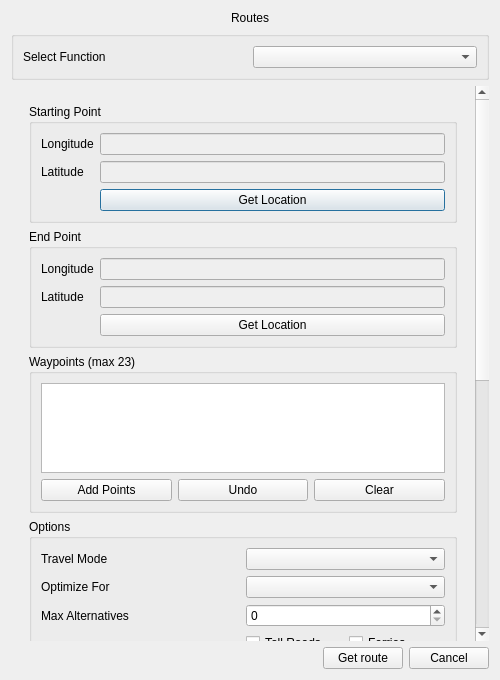
<?xml version="1.0" encoding="UTF-8"?>
<ui version="4.0">
 <class>Dialog</class>
 <widget class="QDialog" name="Dialog">
  <property name="geometry">
   <rect>
    <x>0</x>
    <y>0</y>
    <width>500</width>
    <height>680</height>
   </rect>
  </property>
  <property name="minimumSize">
   <size>
    <width>500</width>
    <height>0</height>
   </size>
  </property>
  <property name="windowTitle">
   <string>Routes</string>
  </property>
  <layout class="QVBoxLayout" name="verticalLayout">
   <item>
    <widget class="QLabel" name="main_label">
     <property name="text">
      <string>Routes</string>
     </property>
     <property name="alignment">
      <set>Qt::AlignCenter</set>
     </property>
     <property name="openExternalLinks">
      <bool>true</bool>
     </property>
    </widget>
   </item>
   <item>
    <widget class="QGroupBox" name="groupBox">
     <property name="title">
      <string/>
     </property>
     <layout class="QGridLayout" name="functionLayout">
      <item row="0" column="0">
       <widget class="QLabel" name="routes_label">
        <property name="text">
         <string>Select Function</string>
        </property>
       </widget>
      </item>
      <item row="0" column="1">
       <widget class="QComboBox" name="routes_comboBox"/>
      </item>
     </layout>
    </widget>
   </item>
   <item>
    <widget class="QScrollArea" name="scrollArea">
     <property name="widgetResizable">
      <bool>true</bool>
     </property>
     <property name="horizontalScrollBarPolicy">
      <enum>Qt::ScrollBarAlwaysOff</enum>
     </property>
     <property name="frameShape">
      <enum>QFrame::NoFrame</enum>
     </property>
     <widget class="QWidget" name="scrollAreaContents">
      <layout class="QVBoxLayout" name="scrollLayout">
       <item>
        <widget class="QStackedWidget" name="params_stackedWidget">
         <widget class="QWidget" name="page_calculate_routes">
          <layout class="QVBoxLayout" name="calculateRoutesLayout">
           <item>
            <widget class="QGroupBox" name="st_groupBox">
             <property name="title">
              <string>Starting Point</string>
             </property>
             <layout class="QGridLayout" name="stLayout">
              <item row="0" column="0">
               <widget class="QLabel" name="st_lon_label">
                <property name="text">
                 <string>Longitude</string>
                </property>
               </widget>
              </item>
              <item row="0" column="1">
               <widget class="QLineEdit" name="st_lon_lineEdit">
                <property name="enabled">
                 <bool>false</bool>
                </property>
               </widget>
              </item>
              <item row="1" column="0">
               <widget class="QLabel" name="st_lat_label">
                <property name="text">
                 <string>Latitude</string>
                </property>
               </widget>
              </item>
              <item row="1" column="1">
               <widget class="QLineEdit" name="st_lat_lineEdit">
                <property name="enabled">
                 <bool>false</bool>
                </property>
               </widget>
              </item>
              <item row="2" column="1">
               <widget class="QPushButton" name="st_button_click">
                <property name="text">
                 <string>Get Location</string>
                </property>
               </widget>
              </item>
             </layout>
            </widget>
           </item>
           <item>
            <widget class="QGroupBox" name="ed_groupBox">
             <property name="title">
              <string>End Point</string>
             </property>
             <layout class="QGridLayout" name="edLayout">
              <item row="0" column="0">
               <widget class="QLabel" name="ed_lon_label">
                <property name="text">
                 <string>Longitude</string>
                </property>
               </widget>
              </item>
              <item row="0" column="1">
               <widget class="QLineEdit" name="ed_lon_lineEdit">
                <property name="enabled">
                 <bool>false</bool>
                </property>
               </widget>
              </item>
              <item row="1" column="0">
               <widget class="QLabel" name="ed_lat_label">
                <property name="text">
                 <string>Latitude</string>
                </property>
               </widget>
              </item>
              <item row="1" column="1">
               <widget class="QLineEdit" name="ed_lat_lineEdit">
                <property name="enabled">
                 <bool>false</bool>
                </property>
               </widget>
              </item>
              <item row="2" column="1">
               <widget class="QPushButton" name="ed_button_click">
                <property name="text">
                 <string>Get Location</string>
                </property>
               </widget>
              </item>
             </layout>
            </widget>
           </item>
           <item>
            <widget class="QGroupBox" name="wp_groupBox">
             <property name="title">
              <string>Waypoints (max 23)</string>
             </property>
             <layout class="QGridLayout" name="wpLayout">
              <item row="0" column="0" colspan="3">
               <widget class="QListWidget" name="waypoints_listWidget">
                <property name="maximumSize">
                 <size>
                  <width>16777215</width>
                  <height>90</height>
                 </size>
                </property>
               </widget>
              </item>
              <item row="1" column="0">
               <widget class="QPushButton" name="wp_button_click">
                <property name="text">
                 <string>Add Points</string>
                </property>
               </widget>
              </item>
              <item row="1" column="1">
               <widget class="QPushButton" name="wp_button_undo">
                <property name="text">
                 <string>Undo</string>
                </property>
               </widget>
              </item>
              <item row="1" column="2">
               <widget class="QPushButton" name="wp_button_clear">
                <property name="text">
                 <string>Clear</string>
                </property>
               </widget>
              </item>
             </layout>
            </widget>
           </item>
           <item>
            <widget class="QGroupBox" name="rt_options_groupBox">
             <property name="title">
              <string>Options</string>
             </property>
             <layout class="QGridLayout" name="rtOptionsLayout">
              <item row="0" column="0">
               <widget class="QLabel" name="travelmode_label">
                <property name="text">
                 <string>Travel Mode</string>
                </property>
               </widget>
              </item>
              <item row="0" column="1">
               <widget class="QComboBox" name="travelmode_comboBox"/>
              </item>
              <item row="1" column="0">
               <widget class="QLabel" name="optimizefor_label">
                <property name="text">
                 <string>Optimize For</string>
                </property>
               </widget>
              </item>
              <item row="1" column="1">
               <widget class="QComboBox" name="optimizefor_comboBox"/>
              </item>
              <item row="2" column="0">
               <widget class="QLabel" name="alternatives_label">
                <property name="text">
                 <string>Max Alternatives</string>
                </property>
               </widget>
              </item>
              <item row="2" column="1">
               <widget class="QSpinBox" name="alternatives_spinBox">
                <property name="minimum">
                 <number>0</number>
                </property>
                <property name="maximum">
                 <number>5</number>
                </property>
               </widget>
              </item>
              <item row="3" column="0">
               <widget class="QLabel" name="avoid_label">
                <property name="text">
                 <string>Avoid</string>
                </property>
               </widget>
              </item>
              <item row="3" column="1">
               <layout class="QGridLayout" name="avoidLayout">
                <item row="0" column="0">
                 <widget class="QCheckBox" name="avoid_tollroads_checkBox">
                  <property name="text">
                   <string>Toll Roads</string>
                  </property>
                 </widget>
                </item>
                <item row="0" column="1">
                 <widget class="QCheckBox" name="avoid_ferries_checkBox">
                  <property name="text">
                   <string>Ferries</string>
                  </property>
                 </widget>
                </item>
                <item row="1" column="0">
                 <widget class="QCheckBox" name="avoid_tunnels_checkBox">
                  <property name="text">
                   <string>Tunnels</string>
                  </property>
                 </widget>
                </item>
                <item row="1" column="1">
                 <widget class="QCheckBox" name="avoid_highways_checkBox">
                  <property name="text">
                   <string>Highways</string>
                  </property>
                 </widget>
                </item>
                <item row="2" column="0">
                 <widget class="QCheckBox" name="avoid_dirtroads_checkBox">
                  <property name="text">
                   <string>Dirt Roads</string>
                  </property>
                 </widget>
                </item>
                <item row="2" column="1">
                 <widget class="QCheckBox" name="avoid_uturns_checkBox">
                  <property name="text">
                   <string>U-Turns</string>
                  </property>
                 </widget>
                </item>
               </layout>
              </item>
              <item row="4" column="0" colspan="2">
               <widget class="QCheckBox" name="rt_summary_checkBox">
                <property name="text">
                 <string>Add route summary table</string>
                </property>
               </widget>
              </item>
             </layout>
            </widget>
           </item>
           <item>
            <widget class="QGroupBox" name="time_groupBox">
             <property name="title">
              <string>Time</string>
             </property>
             <layout class="QGridLayout" name="timeLayout">
              <item row="0" column="0">
               <widget class="QRadioButton" name="time_none_radioButton">
                <property name="text">
                 <string>Not specified</string>
                </property>
                <property name="checked">
                 <bool>true</bool>
                </property>
               </widget>
              </item>
              <item row="0" column="1">
               <widget class="QRadioButton" name="time_departnow_radioButton">
                <property name="text">
                 <string>Depart now</string>
                </property>
               </widget>
              </item>
              <item row="1" column="0">
               <widget class="QRadioButton" name="time_departure_radioButton">
                <property name="text">
                 <string>Departure time</string>
                </property>
               </widget>
              </item>
              <item row="1" column="1">
               <widget class="QRadioButton" name="time_arrival_radioButton">
                <property name="text">
                 <string>Arrival time</string>
                </property>
               </widget>
              </item>
              <item row="2" column="0" colspan="2">
               <widget class="QDateTimeEdit" name="time_dateTimeEdit">
                <property name="enabled">
                 <bool>false</bool>
                </property>
                <property name="displayFormat">
                 <string>yyyy-MM-dd HH:mm</string>
                </property>
                <property name="calendarPopup">
                 <bool>true</bool>
                </property>
               </widget>
              </item>
             </layout>
            </widget>
           </item>
           <item>
            <widget class="QGroupBox" name="transit_groupBox">
             <property name="title">
              <string>Transit Modes</string>
             </property>
             <layout class="QGridLayout" name="transitLayout">
              <item row="0" column="0" colspan="2">
               <widget class="QComboBox" name="transit_filter_comboBox"/>
              </item>
              <item row="1" column="0" colspan="2">
               <widget class="QListWidget" name="transit_modes_listWidget">
                <property name="maximumSize">
                 <size>
                  <width>16777215</width>
                  <height>110</height>
                 </size>
                </property>
               </widget>
              </item>
             </layout>
            </widget>
           </item>
          </layout>
         </widget>
         <widget class="QWidget" name="page_calculate_isolines">
          <layout class="QVBoxLayout" name="calculateIsolinesLayout">
           <item>
            <widget class="QGroupBox" name="iso_center_groupBox">
             <property name="title">
              <string>Center Point</string>
             </property>
             <layout class="QGridLayout" name="isoCenterLayout">
              <item row="0" column="0">
               <widget class="QLabel" name="iso_lon_label">
                <property name="text">
                 <string>Longitude</string>
                </property>
               </widget>
              </item>
              <item row="0" column="1">
               <widget class="QLineEdit" name="iso_lon_lineEdit">
                <property name="enabled">
                 <bool>false</bool>
                </property>
               </widget>
              </item>
              <item row="1" column="0">
               <widget class="QLabel" name="iso_lat_label">
                <property name="text">
                 <string>Latitude</string>
                </property>
               </widget>
              </item>
              <item row="1" column="1">
               <widget class="QLineEdit" name="iso_lat_lineEdit">
                <property name="enabled">
                 <bool>false</bool>
                </property>
               </widget>
              </item>
              <item row="2" column="1">
               <widget class="QPushButton" name="iso_button_click">
                <property name="text">
                 <string>Get Location</string>
                </property>
               </widget>
              </item>
              <item row="3" column="0">
               <widget class="QLabel" name="iso_direction_label">
                <property name="text">
                 <string>Direction</string>
                </property>
               </widget>
              </item>
              <item row="3" column="1">
               <widget class="QComboBox" name="iso_direction_comboBox"/>
              </item>
             </layout>
            </widget>
           </item>
           <item>
            <widget class="QGroupBox" name="iso_threshold_groupBox">
             <property name="title">
              <string>Thresholds (max 5, one billed isoline each)</string>
             </property>
             <layout class="QGridLayout" name="isoThresholdLayout">
              <item row="0" column="0">
               <widget class="QLabel" name="iso_threshold_type_label">
                <property name="text">
                 <string>Type</string>
                </property>
               </widget>
              </item>
              <item row="0" column="1">
               <widget class="QComboBox" name="iso_threshold_type_comboBox"/>
              </item>
              <item row="1" column="0">
               <widget class="QLabel" name="iso_thresholds_label">
                <property name="text">
                 <string>Values (minutes)</string>
                </property>
               </widget>
              </item>
              <item row="1" column="1">
               <widget class="QLineEdit" name="iso_thresholds_lineEdit">
                <property name="placeholderText">
                 <string>5, 10, 15</string>
                </property>
               </widget>
              </item>
             </layout>
            </widget>
           </item>
           <item>
            <widget class="QGroupBox" name="iso_options_groupBox">
             <property name="title">
              <string>Options</string>
             </property>
             <layout class="QGridLayout" name="isoOptionsLayout">
              <item row="0" column="0">
               <widget class="QLabel" name="iso_travelmode_label">
                <property name="text">
                 <string>Travel Mode</string>
                </property>
               </widget>
              </item>
              <item row="0" column="1">
               <widget class="QComboBox" name="iso_travelmode_comboBox"/>
              </item>
             </layout>
            </widget>
           </item>
           <item>
            <spacer name="iso_verticalSpacer">
             <property name="orientation">
              <enum>Qt::Vertical</enum>
             </property>
             <property name="sizeHint" stdset="0">
              <size>
               <width>20</width>
               <height>40</height>
              </size>
             </property>
            </spacer>
           </item>
          </layout>
         </widget>
         <widget class="QWidget" name="page_snap_to_roads">
          <layout class="QVBoxLayout" name="snapToRoadsLayout">
           <item>
            <widget class="QGroupBox" name="snap_input_groupBox">
             <property name="title">
              <string>GPS Trace Input</string>
             </property>
             <layout class="QGridLayout" name="snapInputLayout">
              <item row="0" column="0">
               <widget class="QLabel" name="snap_layer_label">
                <property name="text">
                 <string>Point Layer</string>
                </property>
               </widget>
              </item>
              <item row="0" column="1">
               <widget class="QWidget" name="snap_layer_container" native="true">
                <layout class="QVBoxLayout" name="snapLayerContainerLayout">
                 <property name="leftMargin">
                  <number>0</number>
                 </property>
                 <property name="topMargin">
                  <number>0</number>
                 </property>
                 <property name="rightMargin">
                  <number>0</number>
                 </property>
                 <property name="bottomMargin">
                  <number>0</number>
                 </property>
                </layout>
               </widget>
              </item>
              <item row="1" column="0">
               <widget class="QLabel" name="snap_id_label">
                <property name="text">
                 <string>ID Field</string>
                </property>
               </widget>
              </item>
              <item row="1" column="1">
               <widget class="QWidget" name="snap_id_container" native="true">
                <layout class="QVBoxLayout" name="snapIdContainerLayout">
                 <property name="leftMargin">
                  <number>0</number>
                 </property>
                 <property name="topMargin">
                  <number>0</number>
                 </property>
                 <property name="rightMargin">
                  <number>0</number>
                 </property>
                 <property name="bottomMargin">
                  <number>0</number>
                 </property>
                </layout>
               </widget>
              </item>
              <item row="2" column="0">
               <widget class="QLabel" name="snap_order_label">
                <property name="text">
                 <string>Order By</string>
                </property>
               </widget>
              </item>
              <item row="2" column="1">
               <widget class="QWidget" name="snap_order_container" native="true">
                <layout class="QVBoxLayout" name="snapOrderContainerLayout">
                 <property name="leftMargin">
                  <number>0</number>
                 </property>
                 <property name="topMargin">
                  <number>0</number>
                 </property>
                 <property name="rightMargin">
                  <number>0</number>
                 </property>
                 <property name="bottomMargin">
                  <number>0</number>
                 </property>
                </layout>
               </widget>
              </item>
              <item row="3" column="0" colspan="2">
               <widget class="QCheckBox" name="snap_selected_checkBox">
                <property name="text">
                 <string>Selected features only</string>
                </property>
               </widget>
              </item>
             </layout>
            </widget>
           </item>
           <item>
            <widget class="QGroupBox" name="snap_fields_groupBox">
             <property name="title">
              <string>Optional Trace Fields</string>
             </property>
             <layout class="QGridLayout" name="snapFieldsLayout">
              <item row="0" column="0">
               <widget class="QLabel" name="snap_timestamp_label">
                <property name="text">
                 <string>Timestamp (ISO 8601)</string>
                </property>
               </widget>
              </item>
              <item row="0" column="1">
               <widget class="QWidget" name="snap_timestamp_container" native="true">
                <layout class="QVBoxLayout" name="snapTimestampContainerLayout">
                 <property name="leftMargin">
                  <number>0</number>
                 </property>
                 <property name="topMargin">
                  <number>0</number>
                 </property>
                 <property name="rightMargin">
                  <number>0</number>
                 </property>
                 <property name="bottomMargin">
                  <number>0</number>
                 </property>
                </layout>
               </widget>
              </item>
              <item row="1" column="0">
               <widget class="QLabel" name="snap_heading_label">
                <property name="text">
                 <string>Heading (deg)</string>
                </property>
               </widget>
              </item>
              <item row="1" column="1">
               <widget class="QWidget" name="snap_heading_container" native="true">
                <layout class="QVBoxLayout" name="snapHeadingContainerLayout">
                 <property name="leftMargin">
                  <number>0</number>
                 </property>
                 <property name="topMargin">
                  <number>0</number>
                 </property>
                 <property name="rightMargin">
                  <number>0</number>
                 </property>
                 <property name="bottomMargin">
                  <number>0</number>
                 </property>
                </layout>
               </widget>
              </item>
              <item row="2" column="0">
               <widget class="QLabel" name="snap_speed_label">
                <property name="text">
                 <string>Speed (km/h)</string>
                </property>
               </widget>
              </item>
              <item row="2" column="1">
               <widget class="QWidget" name="snap_speed_container" native="true">
                <layout class="QVBoxLayout" name="snapSpeedContainerLayout">
                 <property name="leftMargin">
                  <number>0</number>
                 </property>
                 <property name="topMargin">
                  <number>0</number>
                 </property>
                 <property name="rightMargin">
                  <number>0</number>
                 </property>
                 <property name="bottomMargin">
                  <number>0</number>
                 </property>
                </layout>
               </widget>
              </item>
             </layout>
            </widget>
           </item>
           <item>
            <widget class="QGroupBox" name="snap_options_groupBox">
             <property name="title">
              <string>Options</string>
             </property>
             <layout class="QGridLayout" name="snapOptionsLayout">
              <item row="0" column="0">
               <widget class="QLabel" name="snap_radius_label">
                <property name="text">
                 <string>Snap Radius (m)</string>
                </property>
               </widget>
              </item>
              <item row="0" column="1">
               <widget class="QSpinBox" name="snap_radius_spinBox">
                <property name="minimum">
                 <number>0</number>
                </property>
                <property name="maximum">
                 <number>10000</number>
                </property>
                <property name="value">
                 <number>300</number>
                </property>
               </widget>
              </item>
              <item row="1" column="0">
               <widget class="QLabel" name="snap_travelmode_label">
                <property name="text">
                 <string>Travel Mode</string>
                </property>
               </widget>
              </item>
              <item row="1" column="1">
               <widget class="QComboBox" name="snap_travelmode_comboBox"/>
              </item>
              <item row="2" column="0" colspan="2">
               <widget class="QCheckBox" name="snap_confidence_checkBox">
                <property name="text">
                 <string>Output confidence points</string>
                </property>
                <property name="checked">
                 <bool>true</bool>
                </property>
               </widget>
              </item>
             </layout>
            </widget>
           </item>
           <item>
            <spacer name="snap_verticalSpacer">
             <property name="orientation">
              <enum>Qt::Vertical</enum>
             </property>
             <property name="sizeHint" stdset="0">
              <size>
               <width>20</width>
               <height>40</height>
              </size>
             </property>
            </spacer>
           </item>
          </layout>
         </widget>
         <widget class="QWidget" name="page_calculate_route_matrix">
          <layout class="QVBoxLayout" name="calculateRouteMatrixLayout">
           <item>
            <widget class="QGroupBox" name="mx_origins_groupBox">
             <property name="title">
              <string>Origins</string>
             </property>
             <layout class="QGridLayout" name="mxOriginsLayout">
              <item row="0" column="0">
               <widget class="QLabel" name="mx_origins_label">
                <property name="text">
                 <string>Layer</string>
                </property>
               </widget>
              </item>
              <item row="0" column="1">
               <widget class="QWidget" name="mx_origins_container" native="true">
                <layout class="QVBoxLayout" name="mxOriginsContainerLayout">
                 <property name="leftMargin">
                  <number>0</number>
                 </property>
                 <property name="topMargin">
                  <number>0</number>
                 </property>
                 <property name="rightMargin">
                  <number>0</number>
                 </property>
                 <property name="bottomMargin">
                  <number>0</number>
                 </property>
                </layout>
               </widget>
              </item>
              <item row="1" column="0">
               <widget class="QLabel" name="mx_origins_id_label">
                <property name="text">
                 <string>ID Field</string>
                </property>
               </widget>
              </item>
              <item row="1" column="1">
               <widget class="QWidget" name="mx_origins_id_container" native="true">
                <layout class="QVBoxLayout" name="mxOriginsIdContainerLayout">
                 <property name="leftMargin">
                  <number>0</number>
                 </property>
                 <property name="topMargin">
                  <number>0</number>
                 </property>
                 <property name="rightMargin">
                  <number>0</number>
                 </property>
                 <property name="bottomMargin">
                  <number>0</number>
                 </property>
                </layout>
               </widget>
              </item>
              <item row="2" column="0">
               <widget class="QLabel" name="mx_origins_order_label">
                <property name="text">
                 <string>Order By</string>
                </property>
               </widget>
              </item>
              <item row="2" column="1">
               <widget class="QWidget" name="mx_origins_order_container" native="true">
                <layout class="QVBoxLayout" name="mxOriginsOrderContainerLayout">
                 <property name="leftMargin">
                  <number>0</number>
                 </property>
                 <property name="topMargin">
                  <number>0</number>
                 </property>
                 <property name="rightMargin">
                  <number>0</number>
                 </property>
                 <property name="bottomMargin">
                  <number>0</number>
                 </property>
                </layout>
               </widget>
              </item>
              <item row="3" column="0" colspan="2">
               <widget class="QCheckBox" name="mx_origins_selected_checkBox">
                <property name="text">
                 <string>Selected features only</string>
                </property>
               </widget>
              </item>
             </layout>
            </widget>
           </item>
           <item>
            <widget class="QGroupBox" name="mx_dest_groupBox">
             <property name="title">
              <string>Destinations</string>
             </property>
             <layout class="QGridLayout" name="mxDestLayout">
              <item row="0" column="0">
               <widget class="QLabel" name="mx_dest_label">
                <property name="text">
                 <string>Layer</string>
                </property>
               </widget>
              </item>
              <item row="0" column="1">
               <widget class="QWidget" name="mx_dest_container" native="true">
                <layout class="QVBoxLayout" name="mxDestContainerLayout">
                 <property name="leftMargin">
                  <number>0</number>
                 </property>
                 <property name="topMargin">
                  <number>0</number>
                 </property>
                 <property name="rightMargin">
                  <number>0</number>
                 </property>
                 <property name="bottomMargin">
                  <number>0</number>
                 </property>
                </layout>
               </widget>
              </item>
              <item row="1" column="0">
               <widget class="QLabel" name="mx_dest_id_label">
                <property name="text">
                 <string>ID Field</string>
                </property>
               </widget>
              </item>
              <item row="1" column="1">
               <widget class="QWidget" name="mx_dest_id_container" native="true">
                <layout class="QVBoxLayout" name="mxDestIdContainerLayout">
                 <property name="leftMargin">
                  <number>0</number>
                 </property>
                 <property name="topMargin">
                  <number>0</number>
                 </property>
                 <property name="rightMargin">
                  <number>0</number>
                 </property>
                 <property name="bottomMargin">
                  <number>0</number>
                 </property>
                </layout>
               </widget>
              </item>
              <item row="2" column="0">
               <widget class="QLabel" name="mx_dest_order_label">
                <property name="text">
                 <string>Order By</string>
                </property>
               </widget>
              </item>
              <item row="2" column="1">
               <widget class="QWidget" name="mx_dest_order_container" native="true">
                <layout class="QVBoxLayout" name="mxDestOrderContainerLayout">
                 <property name="leftMargin">
                  <number>0</number>
                 </property>
                 <property name="topMargin">
                  <number>0</number>
                 </property>
                 <property name="rightMargin">
                  <number>0</number>
                 </property>
                 <property name="bottomMargin">
                  <number>0</number>
                 </property>
                </layout>
               </widget>
              </item>
              <item row="3" column="0" colspan="2">
               <widget class="QCheckBox" name="mx_dest_selected_checkBox">
                <property name="text">
                 <string>Selected features only</string>
                </property>
               </widget>
              </item>
             </layout>
            </widget>
           </item>
           <item>
            <widget class="QGroupBox" name="mx_options_groupBox">
             <property name="title">
              <string>Options</string>
             </property>
             <layout class="QGridLayout" name="mxOptionsLayout">
              <item row="0" column="0">
               <widget class="QLabel" name="mx_travelmode_label">
                <property name="text">
                 <string>Travel Mode</string>
                </property>
               </widget>
              </item>
              <item row="0" column="1">
               <widget class="QComboBox" name="mx_travelmode_comboBox"/>
              </item>
              <item row="1" column="0" colspan="2">
               <widget class="QCheckBox" name="mx_odlines_checkBox">
                <property name="text">
                 <string>Add OD straight lines (not road geometry)</string>
                </property>
               </widget>
              </item>
             </layout>
            </widget>
           </item>
           <item>
            <spacer name="mx_verticalSpacer">
             <property name="orientation">
              <enum>Qt::Vertical</enum>
             </property>
             <property name="sizeHint" stdset="0">
              <size>
               <width>20</width>
               <height>40</height>
              </size>
             </property>
            </spacer>
           </item>
          </layout>
         </widget>
        </widget>
       </item>
       <item>
        <widget class="QGroupBox" name="attributions_groupBox">
         <property name="title">
          <string>Data Attributions</string>
         </property>
         <layout class="QVBoxLayout" name="attributionsLayout">
          <item>
           <widget class="QLabel" name="attributions_label">
            <property name="text">
             <string>No attributions to display yet.</string>
            </property>
            <property name="textFormat">
             <enum>Qt::RichText</enum>
            </property>
            <property name="wordWrap">
             <bool>true</bool>
            </property>
            <property name="openExternalLinks">
             <bool>true</bool>
            </property>
           </widget>
          </item>
         </layout>
        </widget>
       </item>
      </layout>
     </widget>
    </widget>
   </item>
   <item>
    <layout class="QHBoxLayout" name="primaryActionsLayout">
     <item>
      <spacer name="horizontalSpacer">
       <property name="orientation">
        <enum>Qt::Horizontal</enum>
       </property>
       <property name="sizeHint" stdset="0">
        <size>
         <width>40</width>
         <height>20</height>
        </size>
       </property>
      </spacer>
     </item>
     <item>
      <widget class="QPushButton" name="button_search">
       <property name="sizePolicy">
        <sizepolicy hsizetype="Minimum" vsizetype="Fixed">
         <horstretch>0</horstretch>
         <verstretch>0</verstretch>
        </sizepolicy>
       </property>
       <property name="text">
        <string>Get route</string>
       </property>
      </widget>
     </item>
     <item>
      <widget class="QPushButton" name="button_cancel">
       <property name="sizePolicy">
        <sizepolicy hsizetype="Minimum" vsizetype="Fixed">
         <horstretch>0</horstretch>
         <verstretch>0</verstretch>
        </sizepolicy>
       </property>
       <property name="text">
        <string>Cancel</string>
       </property>
      </widget>
     </item>
    </layout>
   </item>
  </layout>
 </widget>
 <resources/>
 <connections/>
</ui>
